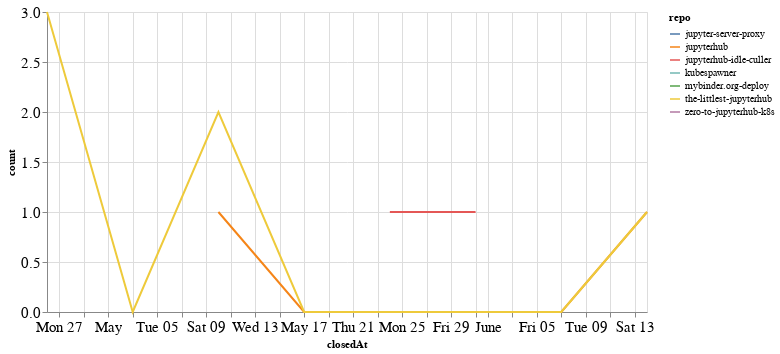

Here is the notebook cell this chart was saved with:
### Code cell
closed_by_time = closed_by.groupby('repo').resample('W', on='closedAt').count()['author'].reset_index()
closed_by_time = closed_by_time.rename(columns={'author': 'count'})

alt.Chart(closed_by_time, width=600).mark_line().encode(
    x='closedAt',
    y='count',
    color='repo',
    tooltip="repo"
)

### Figure 1 — Vega-Lite specification as saved in the notebook (floating-point values rounded to 4 significant figures)
{"config": {"axisLeft": {"labelFontSize": 15}, "axisBottom": {"labelFontSize": 15}}, "data": {"name": "data-e994ac998712eea4092ffa1ceadd2b0e"}, "mark": "line", "encoding": {"color": {"type": "nominal", "field": "repo"}, "tooltip": {"type": "nominal", "field": "repo"}, "x": {"type": "temporal", "field": "closedAt"}, "y": {"type": "quantitative", "field": "count"}}, "width": 600, "$schema": "https://vega.github.io/schema/vega-lite/v4.8.1.json", "datasets": {"data-e994ac998712eea4092ffa1ceadd2b0e": [{"repo": "jupyter-server-proxy", "closedAt": "2020-04-26T00:00:00", "count": 3}, {"repo": "jupyterhub", "closedAt": "2020-05-10T00:00:00", "count": 1}, {"repo": "jupyterhub", "closedAt": "2020-05-17T00:00:00", "count": 0}, {"repo": "jupyterhub", "closedAt": "2020-05-24T00:00:00", "count": 0}, {"repo": "jupyterhub", "closedAt": "2020-05-31T00:00:00", "count": 0}, {"repo": "jupyterhub", "closedAt": "2020-06-07T00:00:00", "count": 0}, {"repo": "jupyterhub", "closedAt": "2020-06-14T00:00:00", "count": 1}, {"repo": "jupyterhub-idle-culler", "closedAt": "2020-05-24T00:00:00", "count": 1}, {"repo": "jupyterhub-idle-culler", "closedAt": "2020-05-31T00:00:00", "count": 1}, {"repo": "kubespawner", "closedAt": "2020-05-03T00:00:00", "count": 1}, {"repo": "mybinder.org-deploy", "closedAt": "2020-05-24T00:00:00", "count": 2}, {"repo": "the-littlest-jupyterhub", "closedAt": "2020-04-26T00:00:00", "count": 3}, {"repo": "the-littlest-jupyterhub", "closedAt": "2020-05-03T00:00:00", "count": 0}, {"repo": "the-littlest-jupyterhub", "closedAt": "2020-05-10T00:00:00", "count": 2}, {"repo": "the-littlest-jupyterhub", "closedAt": "2020-05-17T00:00:00", "count": 0}, {"repo": "the-littlest-jupyterhub", "closedAt": "2020-05-24T00:00:00", "count": 0}, {"repo": "the-littlest-jupyterhub", "closedAt": "2020-05-31T00:00:00", "count": 0}, {"repo": "the-littlest-jupyterhub", "closedAt": "2020-06-07T00:00:00", "count": 0}, {"repo": "the-littlest-jupyterhub", "closedAt": "2020-06-14T00:00:00", "count": 1}, {"repo": "zero-to-jupyterhub-k8s", "closedAt": "2020-05-03T00:00:00", "count": 1}]}}
